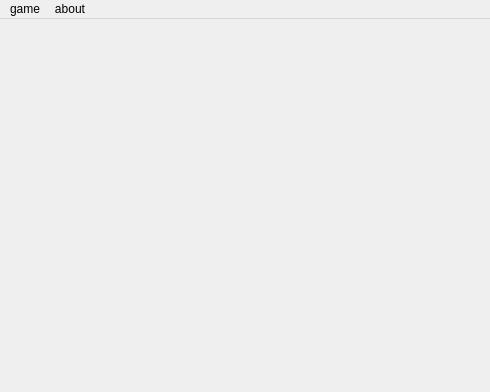
<?xml version="1.0" encoding="UTF-8"?>
<ui version="4.0">
 <class>MainWindow</class>
 <widget class="QMainWindow" name="MainWindow">
  <property name="geometry">
   <rect>
    <x>0</x>
    <y>0</y>
    <width>490</width>
    <height>392</height>
   </rect>
  </property>
  <property name="windowTitle">
   <string>MainWindow</string>
  </property>
  <widget class="QWidget" name="centralWidget"/>
  <widget class="QMenuBar" name="menuBar">
   <property name="geometry">
    <rect>
     <x>0</x>
     <y>0</y>
     <width>490</width>
     <height>25</height>
    </rect>
   </property>
   <widget class="QMenu" name="menuGame">
    <property name="title">
     <string>game</string>
    </property>
    <addaction name="actionReStart"/>
    <addaction name="actionPrimary"/>
    <addaction name="actionInternediate"/>
    <addaction name="actionHigh"/>
    <addaction name="actionUser_Define"/>
    <addaction name="actionExit"/>
    <addaction name="actionrank"/>
   </widget>
   <widget class="QMenu" name="menuAbout">
    <property name="title">
     <string>about</string>
    </property>
    <addaction name="actionHow_to_play"/>
   </widget>
   <addaction name="menuGame"/>
   <addaction name="menuAbout"/>
  </widget>
  <action name="actionReStart">
   <property name="text">
    <string>重新开始</string>
   </property>
  </action>
  <action name="actionPrimary">
   <property name="text">
    <string>初级</string>
   </property>
  </action>
  <action name="actionInternediate">
   <property name="text">
    <string>中级</string>
   </property>
  </action>
  <action name="actionHigh">
   <property name="text">
    <string>高级</string>
   </property>
  </action>
  <action name="actionExit">
   <property name="text">
    <string>退出</string>
   </property>
  </action>
  <action name="actionUser_Define">
   <property name="text">
    <string>自定义</string>
   </property>
  </action>
  <action name="actionHow_to_play">
   <property name="text">
    <string>information</string>
   </property>
  </action>
  <action name="actionrank">
   <property name="text">
    <string>背景</string>
   </property>
  </action>
 </widget>
 <layoutdefault spacing="6" margin="11"/>
 <resources/>
 <connections/>
</ui>
